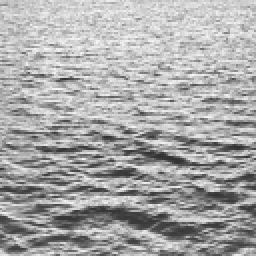
#> input picture imagesTP/Water0000GP.png, 128 x 128 px (shown 2 times larger)
$ python contour.py
#> lines starting #> are read from the running program, lines starting #| are printed output that depends on the picture
#> further down, img is the input picture: shape (128, 128, 3); min 48, max 249, mean 167.8
import numpy as np
import cv2 as cv
import matplotlib.pyplot as plt
from matplotlib.backends.backend_pdf import PdfPages
import os
def multipage(filename, figs=None, dpi=200):
    pp = PdfPages(filename)
    if figs is None:
        figs = [plt.figure(n) for n in plt.get_fignums()]
    for fig in figs:
        fig.savefig(pp, format='pdf')
    pp.close()


def fourier2d(img,fe):
#> called with fe = 1
    [height, width] =img.shape # hauteur / largeur de l'image
#> height = 128; width = 128

    f = np.abs(np.fft.fftshift(np.fft.fft2(img))) # module  de la fft 2d de l'image centré en 0
    n = width/2 # coordonées du centre de l'image
#> n = 64
    m = height/2
#> m = 64

    plt.figure() # nouvelle figure
    ax = plt.axes(projection='3d') # image en 3d
    x = np.arange(-n/height, n/height, float(fe/height)) # vecteur contenant des valeurs de -n/height à n/height avec un pas de fe/height, fe étant la fréquence d'échantillonage
#> x = 128 values from -0.5 to 0.492
    y = np.arange(-m/width,m/width, float(fe/width)) # vecteur contenant des valeurs de -m/width à m/width avec un pas de fe/width
#> y = 128 values from -0.5 to 0.492
    X, Y = np.meshgrid(x, y) # grille contenant les deux vecteurs ci desus
    print(X.shape) # affiche les dimensions de X
#| (128, 128)
    ax.plot_surface(X, Y, np.sqrt(f)) # "plot" ou trace la racine carré du module de la tf en 3d
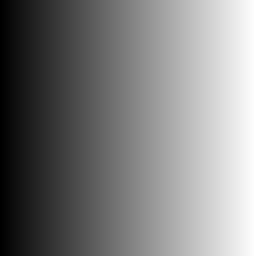
#> X: shape (128, 128) float64 (shown 2 times larger); min -0.5, max 0.492, mean -0.00391; drawn with min black and max white
    plt.title({"Spectre - 1"}) #titre et légendes
    plt.xlabel("Fx")
    plt.ylabel("Fy")

    plt.figure() # nouvelle figure
    plt.imshow(np.log(5*f+1),extent=[-n/height, n/height, -m/width,m/width]) # affiche l'image constitué par la tf 2d de l'image multiplié par 5, auquel on ajoute 1 et on y fait le logarithme, on l'étend avec les mêmes dimensions que la première image
    plt.colorbar() # échelle de la couleur
    plt.xlabel("Fx") # titre et légendes
    plt.ylabel("Fy")
    plt.title("Spectre - 2")

N = 128
"""
rupt1 = np.zeros((N, N,3), dtype=np.uint8)
rupt1 = cv.line(rupt1, (int(N/2), int(0)) , (int(N/2), int(N)), (255, 255, 255), 1)
rupt1 = cv.cvtColor(rupt1, cv.COLOR_RGB2GRAY)
plt.figure()
plt.title("contour vertical")
plt.imshow(rupt1, cmap="gray")


rupt2 = np.zeros((N, N,3), dtype=np.uint8)
rupt2 = cv.line(rupt2, (int(0), int(N/2)) , (int(N), int(N/2)), (255, 255, 255), 1)
rupt2 = cv.cvtColor(rupt2, cv.COLOR_RGB2GRAY)
plt.figure()
plt.title("contour horizontal")
plt.imshow(rupt2, cmap="gray")

rupt3 = np.zeros((N, N,3), dtype=np.uint8)
rupt3 = cv.line(rupt3, (int(0), int(0)) , (int(N), int(N)), (255, 255, 255), 1)
rupt3 = cv.cvtColor(rupt3, cv.COLOR_RGB2GRAY)
plt.figure()
plt.title("contour diagonal")
plt.imshow(rupt3, cmap="gray")

fourier2d(rupt1, 1)
fourier2d(rupt2, 1)
fourier2d(rupt3, 1)

multipage('multipage.pdf')
"""

#path = os.path.join( os.path.join(os.getcwd(), "imagesTP"),  "Metal0007GP.png")
path = os.path.join( os.path.join(os.getcwd(), "imagesTP"),  "Water0000GP.png")
#path = os.path.join( os.path.join(os.getcwd(), "imagesTP"),  "Leaves0012GP.png")

print("path ", path)
img = cv.imread(path)
img = cv.cvtColor(img, cv.COLOR_RGB2GRAY)

plt.imshow(img, cmap="gray")
fourier2d(img, 1)
plt.show()
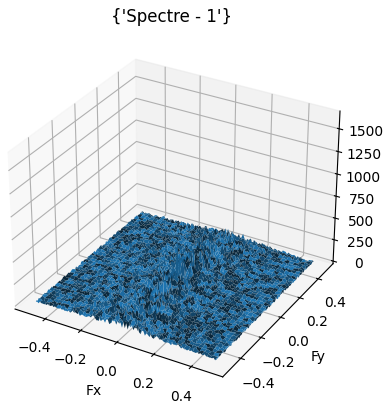
#> figure drawn by matplotlib, 1 panel
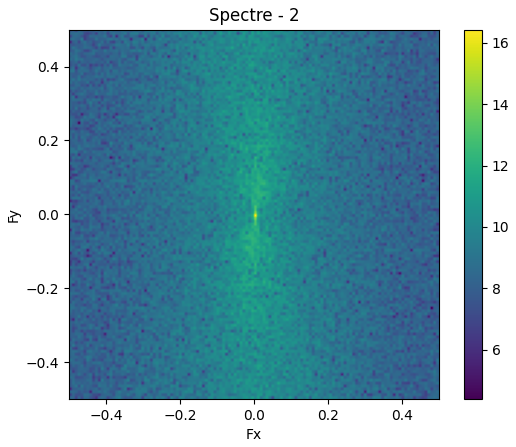
#> figure drawn by matplotlib, 2 panels

$ run again, with imagesTP/Metal0007GP.png copied over imagesTP/Water0000GP.png
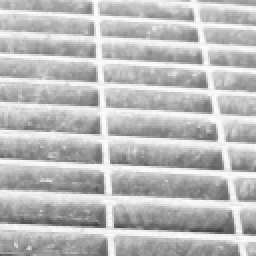
#> input picture imagesTP/Metal0007GP.png, 128 x 128 px (shown 2 times larger)
#> img is the input picture: shape (128, 128, 3); min 60, max 253, mean 186.8
#> img: shape (128, 128)
#| (128, 128)
#> `plt.show()`:
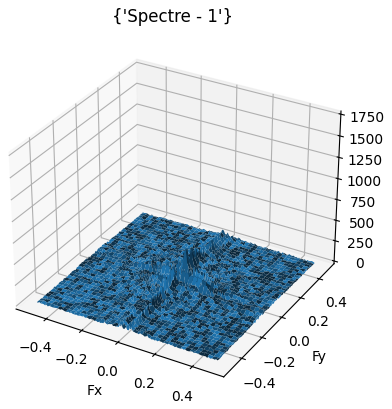
#> figure drawn by matplotlib, 1 panel
#> `plt.show()`:
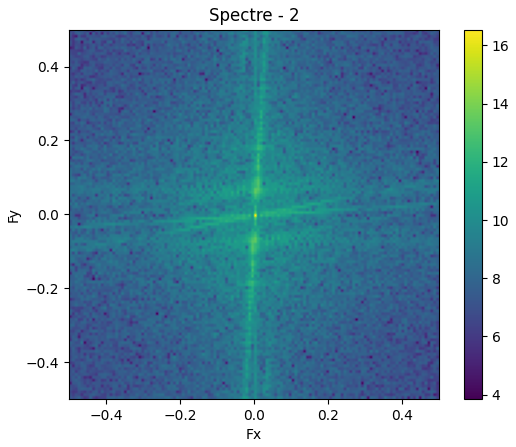
#> figure drawn by matplotlib, 2 panels

$ run again, with imagesTP/Leaves0012GP.png copied over imagesTP/Water0000GP.png
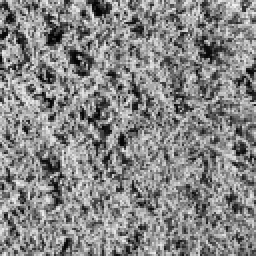
#> input picture imagesTP/Leaves0012GP.png, 128 x 128 px (shown 2 times larger)
#> img is the input picture: shape (128, 128, 3); min 2, max 244, mean 133.7
#> img: shape (128, 128)
#| (128, 128)
#> `plt.show()`:
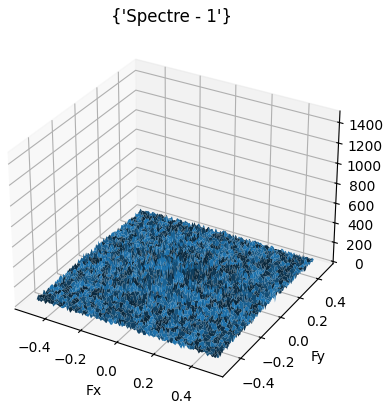
#> figure drawn by matplotlib, 1 panel
#> `plt.show()`:
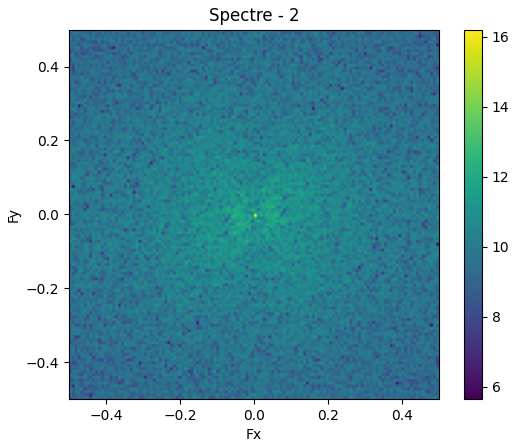
#> figure drawn by matplotlib, 2 panels
